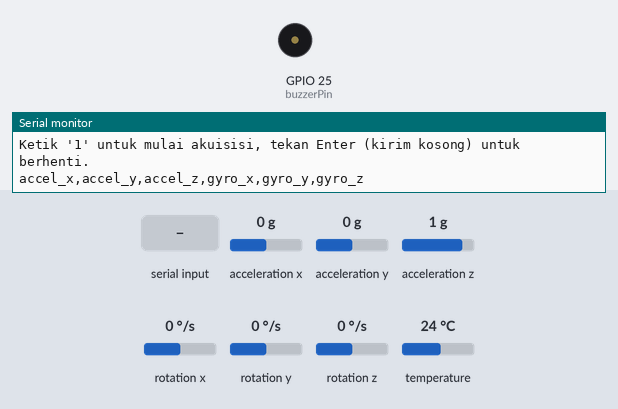
Simulated run of this sketch. Board: ESP32. Parts: buzzer (waves = sounding, pin HIGH), the last lines printed to the serial monitor. The test bench sets the inputs (shaded band); at power-on: acceleration x 0 g, acceleration y 0 g, acceleration z 1 g, rotation x 0 °/s, rotation y 0 °/s, rotation z 0 °/s, temperature 24 °C.

Above: at 4.2 s.
4.3 s: "1\n" received over Serial
5.8 s: acceleration x set to 0.9 g
7.5 s: acceleration x set to 1.2 g
At 8.8 s:
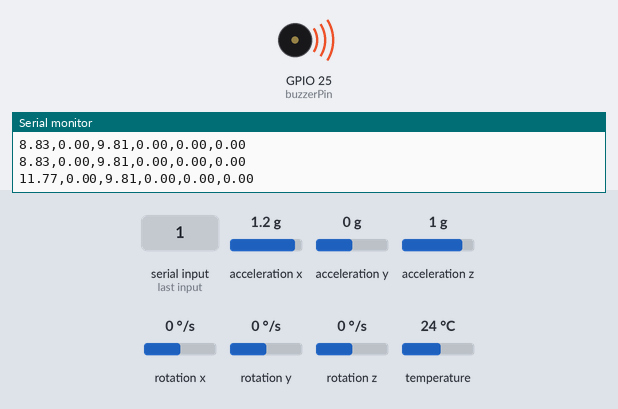
10.5 s: acceleration x set to -1.4 g
At 11.5 s:
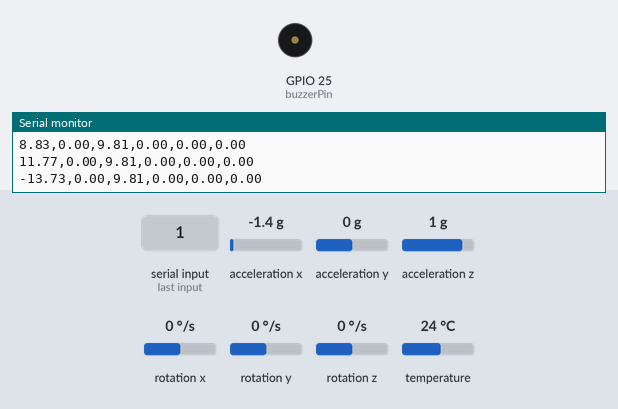
12.0 s: acceleration x set to 1.4 g
At 13.2 s:
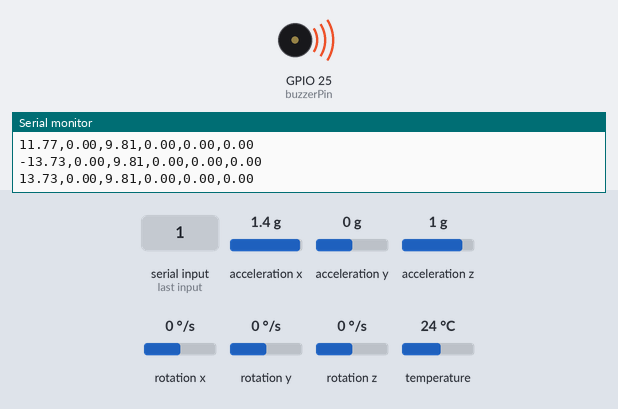
Timing chart, 0 to 16.0 s (numbered marks = the images above; inputs shaded):
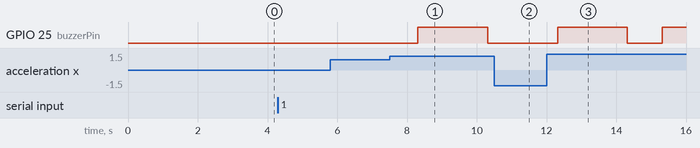

Measured:
- the behaviour switches between 1 and 1.1 g on acceleration x (found by bisection; images 0 and 1)
- after the input at 7.5 s, GPIO 25 (buzzerPin): LOW → HIGH after 0.81 s, → LOW 2.0 s later
- after the input at 10.5 s, GPIO 25 (buzzerPin): stays LOW (without the input it goes to HIGH after 0.82 s)
- after the input at 12.0 s, GPIO 25 (buzzerPin): LOW → HIGH after 0.32 s, → LOW 2.0 s later, → HIGH 1.0 s later

The sketch:

akusisi_data.ino
```cpp
#include <Wire.h>
#include <Adafruit_MPU6050.h>
#include <Adafruit_Sensor.h>
#define buzzerPin 25

Adafruit_MPU6050 mpu;

bool akuisisi = false;

void setup() {
  delay(3000);
  Serial.begin(115200);
  pinMode(buzzerPin, OUTPUT);
  Wire.begin(21, 22);

  if (!mpu.begin()) {
    Serial.println("Gagal menghubungkan ke MPU6050!");
    while (1)
      ;
  }

  Serial.println("MPU6050 terhubung!");
  Serial.println("Ketik '1' untuk mulai akuisisi, tekan Enter (kirim kosong) untuk berhenti.");
  Serial.println("accel_x,accel_y,accel_z,gyro_x,gyro_y,gyro_z");
}

void loop() {
  if (Serial.available()) {
    String input = Serial.readStringUntil('\n');
    input.trim();

    if (input == "1") {
      akuisisi = true;
      Serial.println("# Mulai akuisisi data...");
    } else if (input.length() == 0) {
      akuisisi = false;
      Serial.println("# Berhenti akuisisi data.");
    }
  }

  if (akuisisi) {
    sensors_event_t a, g, temp;
    mpu.getEvent(&a, &g, &temp);
    Serial.print(a.acceleration.x);
    Serial.print(",");
    Serial.print(a.acceleration.y);
    Serial.print(",");
    Serial.print(a.acceleration.z);
    Serial.print(",");
    Serial.print(g.gyro.x);
    Serial.print(",");
    Serial.print(g.gyro.y);
    Serial.print(",");
    Serial.println(g.gyro.z);
    if(a.acceleration.x > 10){
      digitalWrite(buzzerPin, HIGH);
      delay(2000);
      digitalWrite(buzzerPin, LOW);
    }
    delay(1000);
  }
}
```
